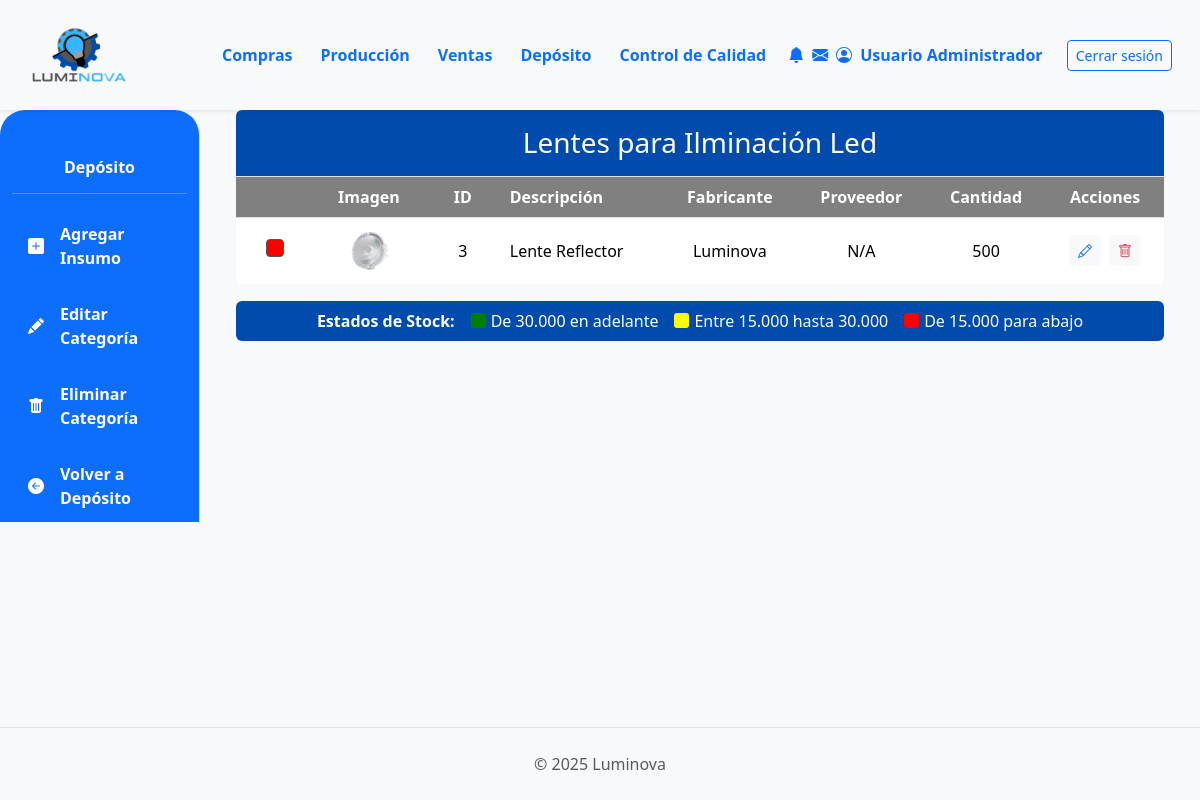
/deposito/categorias-insumo/3/, run on an earlier commit of the app's database.
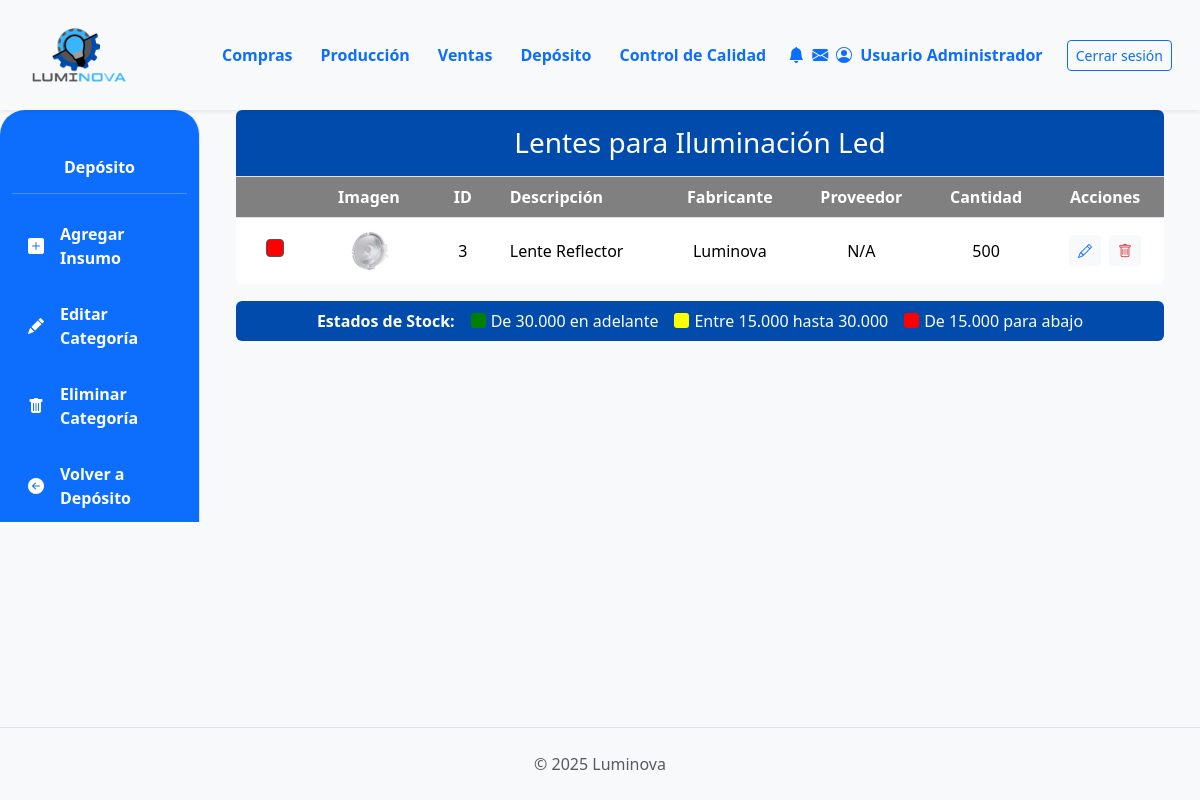
And on a later commit of the database.
### App_LUMINOVA/models.py (models this page shows, shortened)
class CategoriaInsumo(models.Model):
    nombre = models.CharField(max_length=100, unique=True, verbose_name="Nombre Categoría Insumo") # Aumentado max_length
    imagen = models.ImageField(upload_to='categorias_insumos/', null=True, blank=True)
    class Meta:
        verbose_name = "Categoría de Insumo"
        verbose_name_plural = "Categorías de Insumos"

### App_LUMINOVA/views.py (the view)
# urls.py: path('deposito/categorias-insumo/<int:pk>/', Categoria_IDetailView.as_view(), name='categoria_i_detail'),
class Categoria_IDetailView(DetailView):
    model = CategoriaInsumo
    template_name = 'deposito/categoria_insumo_detail.html'
    context_object_name = 'categoria_I'
    def get_context_data(self, **kwargs):
        context = super().get_context_data(**kwargs)
        context['insumos_de_categoria'] = Insumo.objects.filter(categoria=self.object)
        return context

### App_LUMINOVA/templates/deposito/categoria_insumo_detail.html (shortened to what the changed rows need)
{% extends 'padre.html' %}
{% load static %}
{% block content %}
<div class="container-fluid">
  <div class="row" style="align-items: flex-start;">
    <div class="col-lg-12 col-md-7 col-12">
        {% if insumos_de_categoria %}
            <div class="table-responsive rounded">
                <table class="table mb-0">
                    <thead>
                        <tr>
                            <th colspan="8" class="text-center py-3 color-title-depo">
                                <div class="d-flex justify-content-center align-items-center">
                                    <h3 class="mb-0">{{ categoria_I.nombre }}</h3>
                                </div>
                            </th>
                        </tr>
                        <tr>
                            <th scope="col" class="text-center color-thead-depo"></th>
                            <th scope="col" class="text-center color-thead-depo">Imagen</th>
                            <th scope="col" class="text-center color-thead-depo" >ID</th>
                            <th scope="col" class="color-thead-depo" >Descripción</th>
                            <th scope="col" class="text-center color-thead-depo" >Fabricante</th>
                            <th scope="col" class="text-center color-thead-depo" >Proveedor</th>
                            <th scope="col" class="text-center color-thead-depo" >Cantidad</th>
                            <th scope="col" class="text-center color-thead-depo" >Acciones</th>
                        </tr>
                    </thead>
                    <tbody>
                        {% for insumo in insumos_de_categoria %}
                        <tr style="border-bottom: 1px solid rgba(255,255,255,0.2);">
                            <td class="text-center align-middle">
                                {% if insumo.stock < 15000 %}
                                    <div style="width: 18px; height: 18px; background-color:red; border-radius: 4px; display: inline-block; border: 1px solid #555;" title="Stock: {{ insumo.stock }} (Bajo)"></div>
                                {% elif insumo.stock < 30000 %}
                                    <div style="width: 18px; height: 18px; background-color:yellow; border-radius: 4px; display: inline-block;" title="Stock: {{ insumo.stock }} (Medio)"></div>
                                {% else %}
                                    <div style="width: 18px; height: 18px; background-color:green; border-radius: 4px; display: inline-block;" title="Stock: {{ insumo.stock }} (Alto)"></div>
                                {% endif %}
                            </td>
                            <td class="text-center align-middle">
                                {% if insumo.imagen %}
                                    <img src="{{ insumo.imagen.url }}" alt="{{ insumo.descripcion }}" style="width: 50px; height: 50px; object-fit: cover; border-radius: 4px;">
                                {% else %}
                                    <img src="{% static 'img/placeholder_insumo.png' %}" alt="No image" style="width: 50px; height: 50px; object-fit: cover; border-radius: 4px;">
                                {% endif %}
                            </td>
                            <td class="text-center align-middle">{{ insumo.id }}</td>
                            <td class="align-middle">
                                {% if insumo.descripcion %}
                                    <span class="text-truncate">{{ insumo.descripcion }}</span>
                                {% else %}
                                    <span class="text-truncate">N/A</span>
                                {% endif %}
                            </td>
                            <td class="text-center align-middle">{{ insumo.fabricante|default:"N/A" }}</td>
                            <td class="text-center align-middle">{{ insumo.proveedor|default:"N/A" }}</td>
                            <td class="text-center align-middle">{{ insumo.stock }}</td>
                            <td class="text-center align-middle">
                                <a href="{% url 'App_LUMINOVA:insumo_edit' insumo.pk %}" class="btn btn-sm btn-light me-1" title="Editar Insumo"><i class="bi bi-pencil" style="color: #0d6efd;"></i></a>
                                <a href="{% url 'App_LUMINOVA:insumo_delete' insumo.pk %}" class="btn btn-sm btn-light" title="Eliminar Insumo"><i class="bi bi-trash" style="color: #dc3545;"></i></a>
                            </td>
                        </tr>
                        {% endfor %}
                    </tbody>
                </table>
            </div>
            <div class="mt-3 text-white d-flex justify-content-center align-items-center p-2 rounded" style="background-color: #014BAC;">
                <strong class="me-3">Estados de Stock:</strong>
                <div class="d-flex align-items-center me-3">
                    <div style="width: 15px; height: 15px; background-color: green; border-radius: 3px; margin-right: 5px;"></div>
                    <span>De 30.000 en adelante</span>
                </div>
                <div class="d-flex align-items-center me-3">
                    <div style="width: 15px; height: 15px; background-color: yellow; border-radius: 3px; margin-right: 5px;"></div>
                    <span>Entre 15.000 hasta 30.000</span>
                </div>
                <div class="d-flex align-items-center">
                    <div style="width: 15px; height: 15px; background-color: red; border-radius: 3px; margin-right: 5px;"></div>
                    <span>De 15.000 para abajo</span>
                </div>
            </div>
        {% else %}
            <div class="alert alert-info" role="alert">
                No hay insumos registrados en la categoría "{{categoria_I.nombre}}". Puedes <a href="{% url 'App_LUMINOVA:insumo_create' %}?categoria={{ categoria_I.id }}" class="alert-link">agregar uno nuevo</a>.
        {% endif %}
    </div>
</div>
{% endblock %}

What changed in the data, as far as the page shows it:
changed CategoriaInsumo: nombre "Lentes para Ilminación Led" → "Lentes para Iluminación Led"
